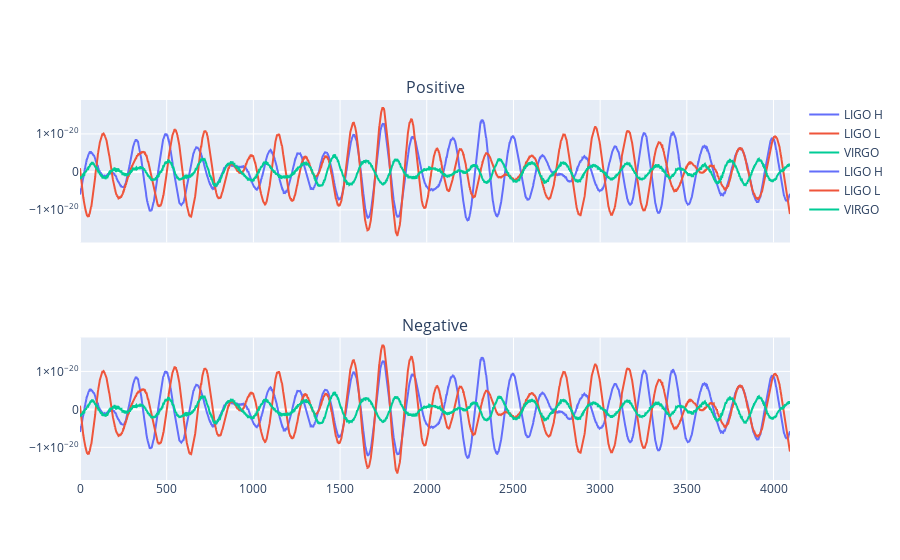

Notebook code cell kept with this figure:
### Code cell
plot_amplitude_time([train_pathnames[positive_index[0]], train_pathnames[negative_index[0]]], ['Positive', 'Negative'])

### Figure 1 — Plotly figure (JSON) as saved in the notebook; plotly's stock layout.template omitted (floating-point values rounded to 4 significant figures; data arrays with more than 128 entries replaced by an {"elided": "..."} marker saying what was removed)
{"data": [{"line": {"color": "#636EFA"}, "name": "LIGO H", "type": "scatter", "x": {"elided": "4096 int values"}, "xaxis": "x", "y": {"elided": "4096 float values"}, "yaxis": "y"}, {"line": {"color": "#EF553B"}, "name": "LIGO L", "type": "scatter", "x": {"elided": "4096 int values"}, "xaxis": "x", "y": {"elided": "4096 float values"}, "yaxis": "y"}, {"line": {"color": "#00CC96"}, "name": "VIRGO", "type": "scatter", "x": {"elided": "4096 int values"}, "xaxis": "x", "y": {"elided": "4096 float values"}, "yaxis": "y"}, {"line": {"color": "#636EFA"}, "name": "LIGO H", "type": "scatter", "x": {"elided": "4096 int values"}, "xaxis": "x2", "y": {"elided": "4096 float values"}, "yaxis": "y2"}, {"line": {"color": "#EF553B"}, "name": "LIGO L", "type": "scatter", "x": {"elided": "4096 int values"}, "xaxis": "x2", "y": {"elided": "4096 float values"}, "yaxis": "y2"}, {"line": {"color": "#00CC96"}, "name": "VIRGO", "type": "scatter", "x": {"elided": "4096 int values"}, "xaxis": "x2", "y": {"elided": "4096 float values"}, "yaxis": "y2"}], "layout": {"annotations": [{"font": {"size": 16}, "showarrow": false, "text": "Positive", "x": 0.5, "xanchor": "center", "xref": "paper", "y": 1, "yanchor": "bottom", "yref": "paper"}, {"font": {"size": 16}, "showarrow": false, "text": "Negative", "x": 0.5, "xanchor": "center", "xref": "paper", "y": 0.375, "yanchor": "bottom", "yref": "paper"}], "xaxis": {"anchor": "y", "domain": [0, 1], "matches": "x2", "showticklabels": false}, "xaxis2": {"anchor": "y2", "domain": [0, 1]}, "yaxis": {"anchor": "x", "domain": [0.625, 1]}, "yaxis2": {"anchor": "x2", "domain": [0, 0.375]}}}
